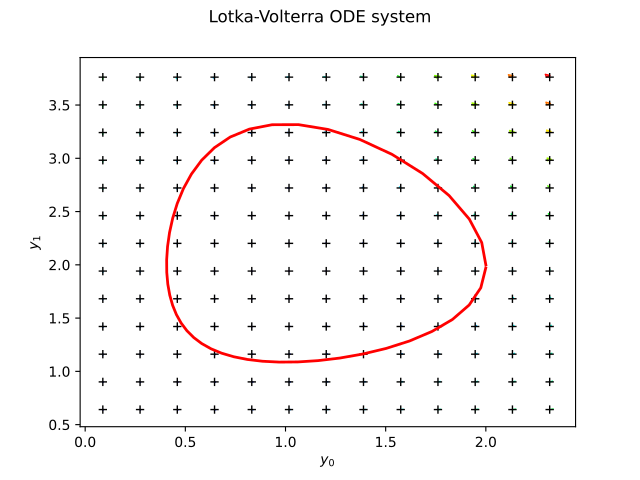

Recreate this plot in Python.
import openturns as ot
from matplotlib import pyplot as plt
from openturns.viewer import View

def flow(X):
    Y0 = X[0]
    Y1 = X[1]
    t = X[2]
    dY0 = Y0 * (2.0 - Y1)
    dY1 = Y1 * (Y0 - 1.0)
    return [dY0, dY1]

f = ot.PythonFunction(3, 2, flow)
phi = ot.ParametricFunction(f, [2], [0.0])
solver = ot.RungeKutta(phi)

initialState = [2.0, 2.0]
nt = 47
dt = 0.1
timeGrid = ot.RegularGrid(0.0, dt, nt)
result = solver.solve(initialState, timeGrid)
xMin = result.getMin()
xMax = result.getMax()
delta = 0.2 * (xMax - xMin)
mesh = ot.IntervalMesher([12]*2).build(ot.Interval(xMin - delta, xMax + delta))
field = ot.Field(mesh, phi(mesh.getVertices()))
ot.ResourceMap.SetAsScalar("Field-ArrowScaling", 0.1)
graph = field.draw()
cloud = ot.Cloud(mesh.getVertices())
cloud.setColor("black")
graph.add(cloud)
curve = ot.Curve(result)
curve.setColor("red")
curve.setLineWidth(2)
graph.add(curve)
graph.setTitle("Lotka-Volterra ODE system")

fig = plt.figure()
ax = fig.add_subplot(111)
View(graph, figure=fig)
plt.xlabel(r'$y_0$')
plt.ylabel(r'$y_1$')
plt.grid()
